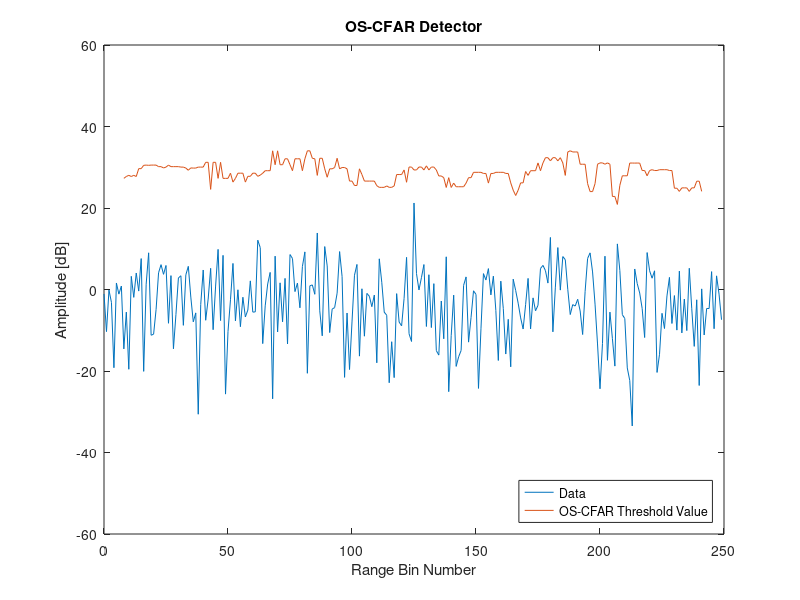

Recreate this plot in MATLAB.
%% File information
% Written by M. Y. Martin (MRTMOG014)
% EEE4022S (2018)
% OS_CFAR_Threshold.m: Simulate OS-CFAR detector with Gaussian data

%% OS-CFAR detector
clc;
close all;
clear;

% define inputs and parameters
D = 250;                                % length of data; number of samples
N = 16;                                 % length of window
Np = 1;                                 % number of pulses
j = 1i;                                 % use j as sqrt(-1)
PFA = 10^-6;                            % desired PFA
SNRdB = 20;                             % SNR in Decibels
SNR = 10^(SNRdB/10);                    % Decibels to linear SNR
k = round(3*N/4);                       % k-factor for OS-CFAR

% include multiple targets
t = 1;                                  % number of targets and interfering targets (max 3); default is 1

% include clutter edge
v = 1;                                  % variance of noise in clutter edge; v = 1 => no clutter edge (default)
d = 3;                                  % number of samples from centre to clutter edge start (distance)

% 1xD matrix of complex Gaussian noise: (I + jQ)/sqrt(2); v scales second part => clutter edge
noise = [((randn(1,(D/2) + d) + j.*randn(1,(D/2) + d))/sqrt(2)),(sqrt(v)*(randn(1,(D/2) - d) + j.*randn(1,(D/2) - d))/sqrt(2))];
    
% insert target(s)
target_voltage = sqrt(SNR);
target_signal = target_voltage*(randn(1,t) + j.*randn(1,t))/sqrt(2);
signal = real(noise).^2 + imag(noise).^2;
signal_H0 = signal; % noise only
for y = 0:(t - 1)   % update signal with targets from centre of data at intervals of 3 samples ???
    signal((D/2) + 1 + 3*y) = signal((D/2) + 1 + 3*y) + real(target_signal(y + 1)).^2 + imag(target_signal(y + 1)).^2;
end

% compute OS-CFAR interference statistic 'g'
g = zeros(D,1);
for CUT = (N/2 + 1):1:(D - N/2)    % first N/2 and last N/2 samples in signal will NOT become the CUT (eg. 9 to 392)
    Window_sorted = sort([signal((CUT - N/2):(CUT - 1)) signal((CUT + 1):(CUT + N/2))]);    % sort N reference window samples in ascending order
    g(CUT) = Window_sorted(k);
end

% compute OS-CFAR constant 'a' for desired PFA
PFA_error = inf;

for a_temp = 0:0.0001:25
    PFA_temp = 1;
    for i = 0:(k - 1)
        PFA_temp = PFA_temp*(N - i)/(N - i + a_temp);
    end
    if abs(PFA_temp - PFA) < PFA_error
        a = a_temp;
        PFA_error = abs(PFA_temp - PFA);
    end
end

% compute detection threshold 'T'
T = a.*g;

% plot the threshold and noise
x = 0:(D - 1); % x-axis sample number
figure;
plot(x,20*log10(signal),x,20*log10(T));
xlabel('Range Bin Number');
ylabel('Amplitude [dB]');
ylim([-60 60]);
title('OS-CFAR Detector');
lgd = legend('Data','OS-CFAR Threshold Value');
set(lgd,'Location','SouthEast');
